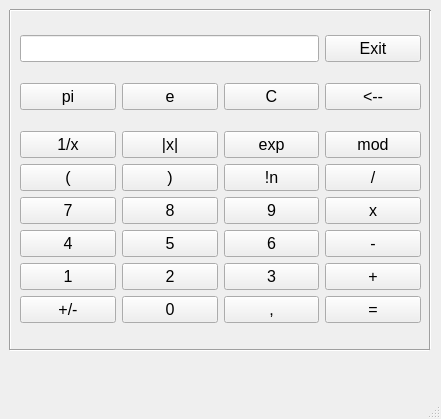
<?xml version="1.0" encoding="UTF-8"?>
<ui version="4.0">
 <class>MainWindow</class>
 <widget class="QMainWindow" name="MainWindow">
  <property name="geometry">
   <rect>
    <x>0</x>
    <y>0</y>
    <width>441</width>
    <height>419</height>
   </rect>
  </property>
  <property name="minimumSize">
   <size>
    <width>441</width>
    <height>419</height>
   </size>
  </property>
  <property name="maximumSize">
   <size>
    <width>441</width>
    <height>419</height>
   </size>
  </property>
  <property name="font">
   <font>
    <pointsize>12</pointsize>
   </font>
  </property>
  <property name="windowTitle">
   <string>MainWindow</string>
  </property>
  <widget class="QWidget" name="centralwidget">
   <widget class="Line" name="line">
    <property name="geometry">
     <rect>
      <x>0</x>
      <y>10</y>
      <width>20</width>
      <height>340</height>
     </rect>
    </property>
    <property name="orientation">
     <enum>Qt::Vertical</enum>
    </property>
   </widget>
   <widget class="Line" name="line_2">
    <property name="geometry">
     <rect>
      <x>10</x>
      <y>340</y>
      <width>420</width>
      <height>21</height>
     </rect>
    </property>
    <property name="orientation">
     <enum>Qt::Horizontal</enum>
    </property>
   </widget>
   <widget class="Line" name="line_3">
    <property name="geometry">
     <rect>
      <x>420</x>
      <y>10</y>
      <width>20</width>
      <height>340</height>
     </rect>
    </property>
    <property name="orientation">
     <enum>Qt::Vertical</enum>
    </property>
   </widget>
   <widget class="Line" name="line_4">
    <property name="geometry">
     <rect>
      <x>10</x>
      <y>0</y>
      <width>420</width>
      <height>21</height>
     </rect>
    </property>
    <property name="orientation">
     <enum>Qt::Horizontal</enum>
    </property>
   </widget>
   <widget class="QWidget" name="">
    <property name="geometry">
     <rect>
      <x>20</x>
      <y>20</y>
      <width>401</width>
      <height>321</height>
     </rect>
    </property>
    <layout class="QGridLayout" name="gridLayout_4">
     <item row="0" column="0" colspan="3">
      <widget class="QLineEdit" name="lineEdit"/>
     </item>
     <item row="0" column="3">
      <widget class="QPushButton" name="Button_exit">
       <property name="text">
        <string>Exit</string>
       </property>
      </widget>
     </item>
     <item row="1" column="0">
      <widget class="QPushButton" name="Button_pi">
       <property name="text">
        <string>pi</string>
       </property>
      </widget>
     </item>
     <item row="1" column="1">
      <widget class="QPushButton" name="Button_e">
       <property name="text">
        <string>e</string>
       </property>
      </widget>
     </item>
     <item row="1" column="2">
      <widget class="QPushButton" name="Button_delet_all">
       <property name="text">
        <string>C</string>
       </property>
      </widget>
     </item>
     <item row="1" column="3">
      <widget class="QPushButton" name="Button_delet">
       <property name="text">
        <string>&lt;--</string>
       </property>
      </widget>
     </item>
     <item row="2" column="0" colspan="4">
      <layout class="QGridLayout" name="gridLayout_3">
       <item row="0" column="0" colspan="2">
        <layout class="QGridLayout" name="gridLayout_2">
         <item row="0" column="1">
          <widget class="QPushButton" name="pushButton_26">
           <property name="text">
            <string>|x|</string>
           </property>
          </widget>
         </item>
         <item row="0" column="0">
          <widget class="QPushButton" name="pushButton_9">
           <property name="text">
            <string>1/x</string>
           </property>
          </widget>
         </item>
         <item row="1" column="3">
          <widget class="QPushButton" name="Button_delenie">
           <property name="text">
            <string>/</string>
           </property>
          </widget>
         </item>
         <item row="1" column="0">
          <widget class="QPushButton" name="pushButton_29">
           <property name="text">
            <string>(</string>
           </property>
          </widget>
         </item>
         <item row="0" column="2">
          <widget class="QPushButton" name="pushButton_27">
           <property name="text">
            <string>exp</string>
           </property>
          </widget>
         </item>
         <item row="0" column="3">
          <widget class="QPushButton" name="pushButton_32">
           <property name="text">
            <string>mod</string>
           </property>
          </widget>
         </item>
         <item row="1" column="1">
          <widget class="QPushButton" name="pushButton_28">
           <property name="text">
            <string>)</string>
           </property>
          </widget>
         </item>
         <item row="1" column="2">
          <widget class="QPushButton" name="pushButton_30">
           <property name="text">
            <string>!n</string>
           </property>
          </widget>
         </item>
         <item row="2" column="0" colspan="4">
          <layout class="QGridLayout" name="gridLayout">
           <item row="0" column="0">
            <widget class="QPushButton" name="Button_7">
             <property name="text">
              <string>7</string>
             </property>
            </widget>
           </item>
           <item row="0" column="1">
            <widget class="QPushButton" name="Button_8">
             <property name="text">
              <string>8</string>
             </property>
            </widget>
           </item>
           <item row="0" column="2">
            <widget class="QPushButton" name="Button_9">
             <property name="text">
              <string>9</string>
             </property>
            </widget>
           </item>
           <item row="0" column="3">
            <widget class="QPushButton" name="Button_x">
             <property name="text">
              <string>x</string>
             </property>
            </widget>
           </item>
           <item row="1" column="0">
            <widget class="QPushButton" name="Button_4">
             <property name="text">
              <string>4</string>
             </property>
            </widget>
           </item>
           <item row="1" column="1">
            <widget class="QPushButton" name="Button_5">
             <property name="text">
              <string>5</string>
             </property>
            </widget>
           </item>
           <item row="1" column="2">
            <widget class="QPushButton" name="Button_6">
             <property name="text">
              <string>6</string>
             </property>
            </widget>
           </item>
           <item row="1" column="3">
            <widget class="QPushButton" name="Button_minus">
             <property name="text">
              <string>-</string>
             </property>
            </widget>
           </item>
           <item row="2" column="0">
            <widget class="QPushButton" name="Button_1">
             <property name="text">
              <string>1</string>
             </property>
            </widget>
           </item>
           <item row="2" column="1">
            <widget class="QPushButton" name="Button_2">
             <property name="text">
              <string>2</string>
             </property>
            </widget>
           </item>
           <item row="2" column="2">
            <widget class="QPushButton" name="Button_3">
             <property name="text">
              <string>3</string>
             </property>
            </widget>
           </item>
           <item row="2" column="3">
            <widget class="QPushButton" name="Button_plus">
             <property name="text">
              <string>+</string>
             </property>
            </widget>
           </item>
           <item row="3" column="0">
            <widget class="QPushButton" name="Button_plus_minus">
             <property name="text">
              <string>+/-</string>
             </property>
            </widget>
           </item>
           <item row="3" column="1">
            <widget class="QPushButton" name="Button_0">
             <property name="text">
              <string>0</string>
             </property>
            </widget>
           </item>
           <item row="3" column="2">
            <widget class="QPushButton" name="Button_digit">
             <property name="text">
              <string>,</string>
             </property>
            </widget>
           </item>
           <item row="3" column="3">
            <widget class="QPushButton" name="Button_comp">
             <property name="text">
              <string>=</string>
             </property>
            </widget>
           </item>
          </layout>
         </item>
        </layout>
       </item>
      </layout>
     </item>
    </layout>
   </widget>
  </widget>
  <widget class="QMenuBar" name="menubar">
   <property name="geometry">
    <rect>
     <x>0</x>
     <y>0</y>
     <width>441</width>
     <height>34</height>
    </rect>
   </property>
  </widget>
  <widget class="QStatusBar" name="statusbar"/>
 </widget>
 <resources/>
 <connections/>
</ui>
